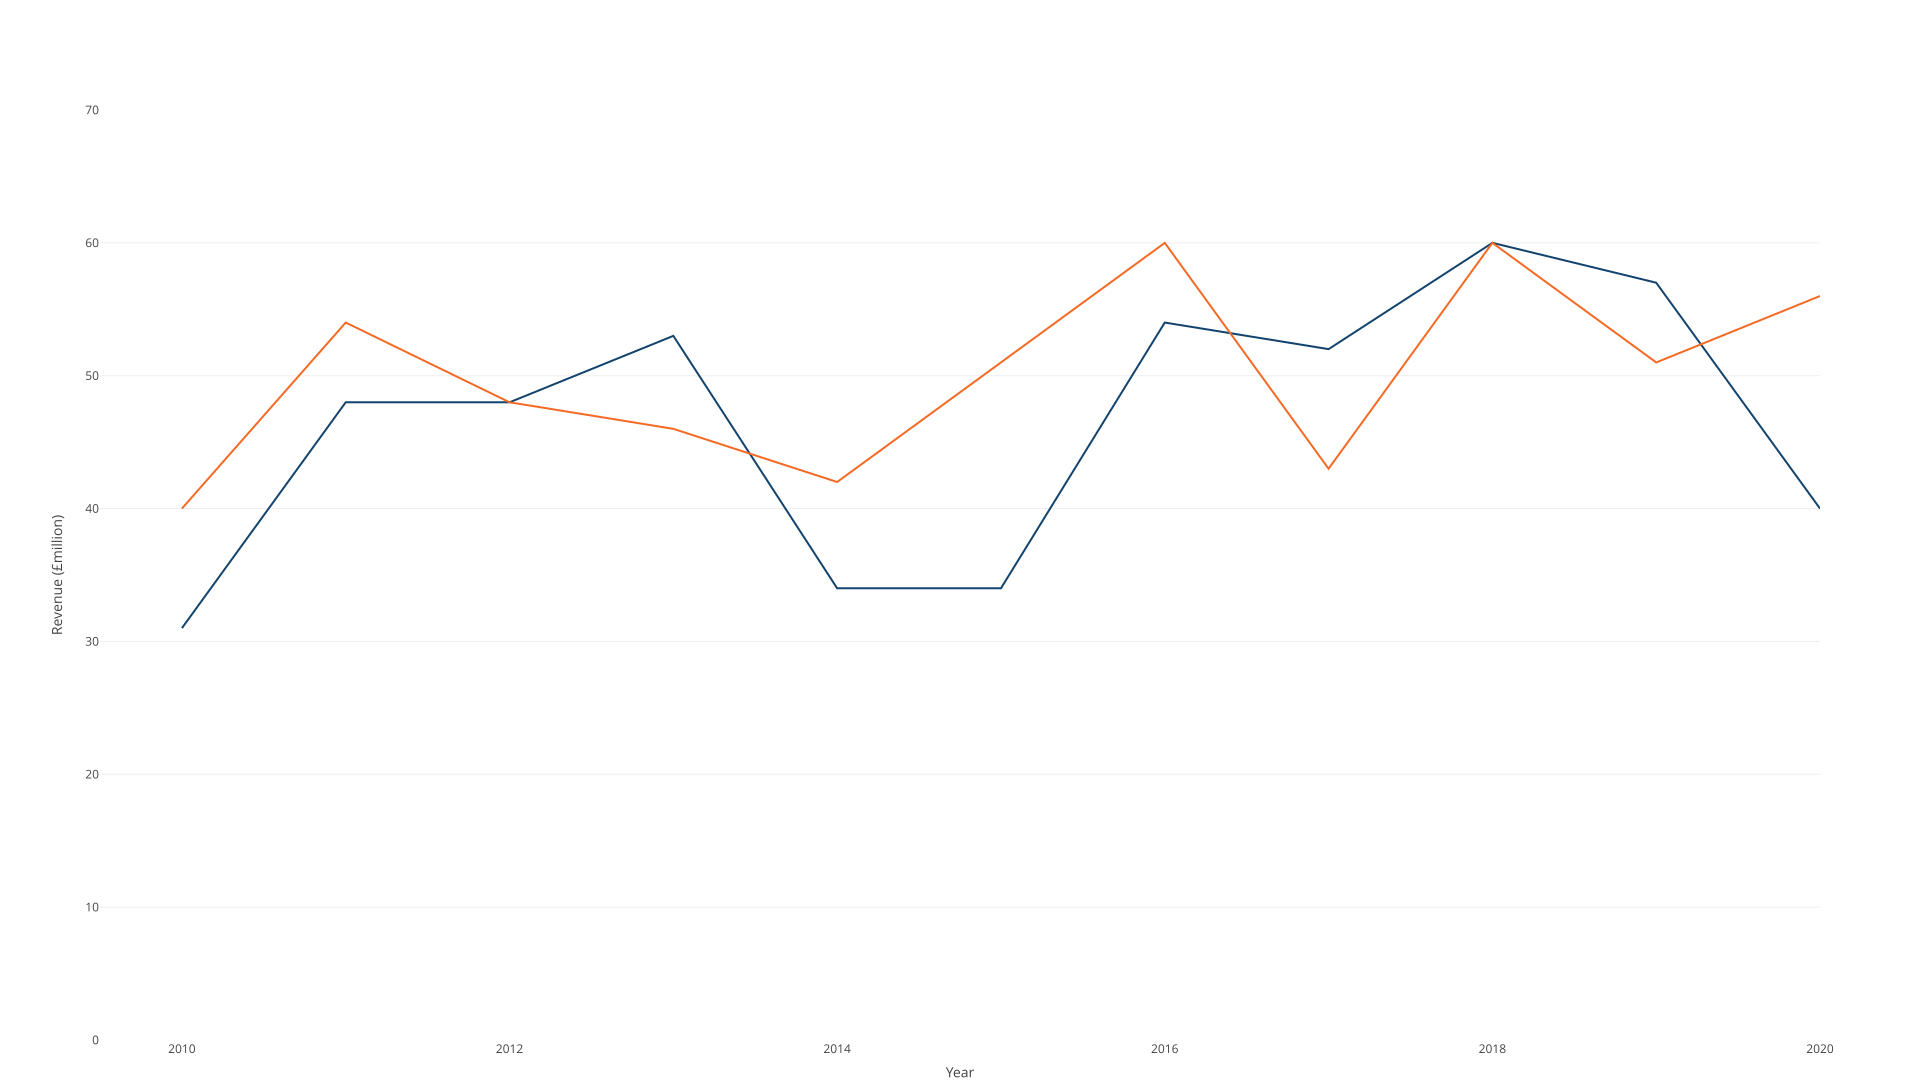

Write R code to recreate this figure.
# Example R code to create line chart with two series

# Package dependencies ----
library(plotly)

# Example data ----
year <- c(2010:2020)
company_1 <- c(31, 48, 48, 53, 34, 34, 54, 52, 60, 57, 40)
company_2 <- c(40, 54, 48, 46, 42, 51, 60, 43, 60, 51, 56)
revenue_data <- data.frame(year, company_1, company_2)

# Making chart ----
company_1_label <- list(
  xref = 'paper',
  x = 1.20,
  y = company_1[11],
  xanchor = "right",
  yanchor = "middle",
  text = paste("Company 1"),
  showarrow = FALSE)

company_2_label <- list(
  xref = 'paper',
  x = 1.20,
  y = company_2[11],
  text = paste("Company 2"),
  showarrow = FALSE)

margin <- list(autoexpand = FALSE,
               l = 100,
               r = 100,
               t = 110)

fig <- plot_ly(revenue_data, 
               x = ~year, 
               y = ~company_1,
               type = 'scatter', 
               mode ='lines',
               line = list(color = "#12436D")) # Set line 1 colours 
fig <- fig %>% add_trace(y = ~company_2, line = list(color = "#F46A25"), mode = "lines") %>% 
  layout(xaxis = list(title = "Year", 
                      range = list(2009.5,2020), # Using this to space the axes
                      gridcolor = "#ffffff"),
         yaxis = list(title = "Revenue (£million)", 
                      range = list(0,70),
                      zeroline = FALSE),
         margin = margin,
         annotations = company_1_label) %>% 
  layout(annotations = company_2_label) %>% 
  layout(showlegend = FALSE)

fig

# Saving as SVG ----
# This sets the preview in RStudio to give SVG download as default
fig %>% 
  config(
    toImageButtonOptions = list(
      format = "svg",
      filename = "multiple_line",
      width = 1920,
      height = 1080
    )
  )

# Finally, in the viewer pane click on the camera to download plot
